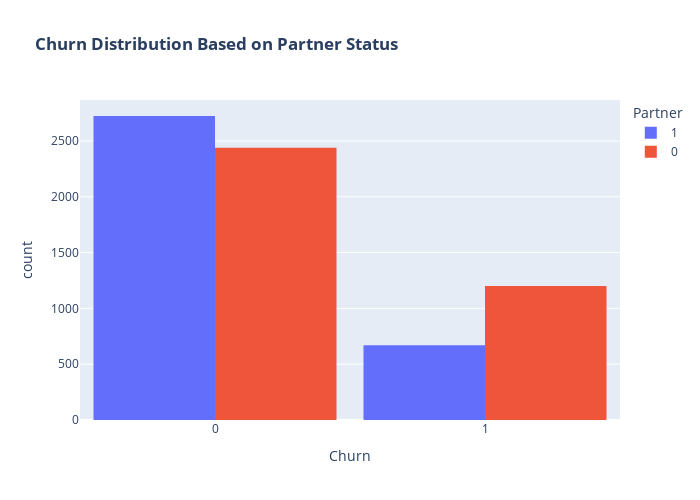

The code cell stored with this chart in its notebook:
### Markdown cell above
Customers without partners show a higher likelihood of churning.

### Code cell
fig = px.histogram(df, x="Churn", color="Partner", barmode="group", title="<b>Churn Distribution Based on Partner Status</b>")
fig.update_layout(width=700, height=500, bargap=0.1)
fig.show()

### Figure 1 — Plotly figure (JSON) as saved in the notebook; plotly's stock layout.template omitted (floating-point values rounded to 4 significant figures; data arrays with more than 128 entries replaced by an {"elided": "..."} marker saying what was removed)
{"data": [{"alignmentgroup": "True", "bingroup": "x", "hovertemplate": "Partner=1<br>Churn=%{x}<br>count=%{y}<extra></extra>", "legendgroup": "1", "marker": {"color": "#636efa", "pattern": {"shape": ""}}, "name": "1", "offsetgroup": "1", "orientation": "v", "showlegend": true, "type": "histogram", "x": {"elided": "3393 int values"}, "xaxis": "x", "yaxis": "y"}, {"alignmentgroup": "True", "bingroup": "x", "hovertemplate": "Partner=0<br>Churn=%{x}<br>count=%{y}<extra></extra>", "legendgroup": "0", "marker": {"color": "#EF553B", "pattern": {"shape": ""}}, "name": "0", "offsetgroup": "0", "orientation": "v", "showlegend": true, "type": "histogram", "x": {"elided": "3639 int values"}, "xaxis": "x", "yaxis": "y"}], "layout": {"bargap": 0.1, "barmode": "group", "height": 500, "legend": {"title": {"text": "Partner"}, "tracegroupgap": 0}, "title": {"text": "<b>Churn Distribution Based on Partner Status</b>"}, "width": 700, "xaxis": {"anchor": "y", "domain": [0, 1], "title": {"text": "Churn"}}, "yaxis": {"anchor": "x", "domain": [0, 1], "title": {"text": "count"}}}}
